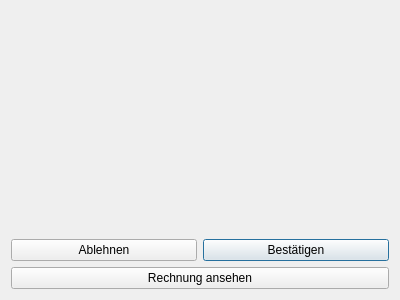
<?xml version="1.0" encoding="UTF-8"?>
<ui version="4.0">
 <class>BuchungDialogVermieter</class>
 <widget class="QDialog" name="BuchungDialogVermieter">
  <property name="geometry">
   <rect>
    <x>0</x>
    <y>0</y>
    <width>400</width>
    <height>300</height>
   </rect>
  </property>
  <property name="windowTitle">
   <string>Dialog</string>
  </property>
  <layout class="QGridLayout" name="gridLayout">
   <item row="1" column="1">
    <widget class="QPushButton" name="pushButton_bestaetigen">
     <property name="text">
      <string>Bestätigen</string>
     </property>
     <property name="autoRepeatDelay">
      <number>300</number>
     </property>
    </widget>
   </item>
   <item row="2" column="0" colspan="2">
    <widget class="QPushButton" name="pushButton_rechnung">
     <property name="text">
      <string>Rechnung ansehen</string>
     </property>
    </widget>
   </item>
   <item row="1" column="0">
    <widget class="QPushButton" name="pushButton_ablehnen">
     <property name="text">
      <string>Ablehnen</string>
     </property>
    </widget>
   </item>
   <item row="0" column="0" colspan="2">
    <widget class="QLabel" name="label_info">
     <property name="text">
      <string/>
     </property>
    </widget>
   </item>
   <item row="0" column="0" colspan="2">
    <widget class="QLabel" name="label_info">
     <property name="text">
      <string/>
     </property>
    </widget>
   </item>
  </layout>
 </widget>
 <resources/>
 <connections>
  <connection>
   <sender>pushButton_ablehnen</sender>
   <signal>clicked()</signal>
   <receiver>BuchungDialogVermieter</receiver>
   <slot>pushButton_ablehnen_clicked()</slot>
   <hints>
    <hint type="sourcelabel">
     <x>120</x>
     <y>108</y>
    </hint>
    <hint type="destinationlabel">
     <x>106</x>
     <y>80</y>
    </hint>
   </hints>
  </connection>
  <connection>
   <sender>pushButton_bestaetigen</sender>
   <signal>clicked()</signal>
   <receiver>BuchungDialogVermieter</receiver>
   <slot>pushButton_bestaetigen_clicked()</slot>
   <hints>
    <hint type="sourcelabel">
     <x>390</x>
     <y>108</y>
    </hint>
    <hint type="destinationlabel">
     <x>296</x>
     <y>78</y>
    </hint>
   </hints>
  </connection>
  <connection>
   <sender>pushButton_rechnung</sender>
   <signal>clicked()</signal>
   <receiver>BuchungDialogVermieter</receiver>
   <slot>pushButton_rechnung_clicked()</slot>
   <hints>
    <hint type="sourcelabel">
     <x>196</x>
     <y>197</y>
    </hint>
    <hint type="destinationlabel">
     <x>126</x>
     <y>243</y>
    </hint>
   </hints>
  </connection>
 </connections>
 <slots>
  <slot>pushButton_bestaetigen_clicked()</slot>
  <slot>pushButton_ablehnen_clicked()</slot>
  <slot>pushButton_rechnung_clicked()</slot>
 </slots>
</ui>
